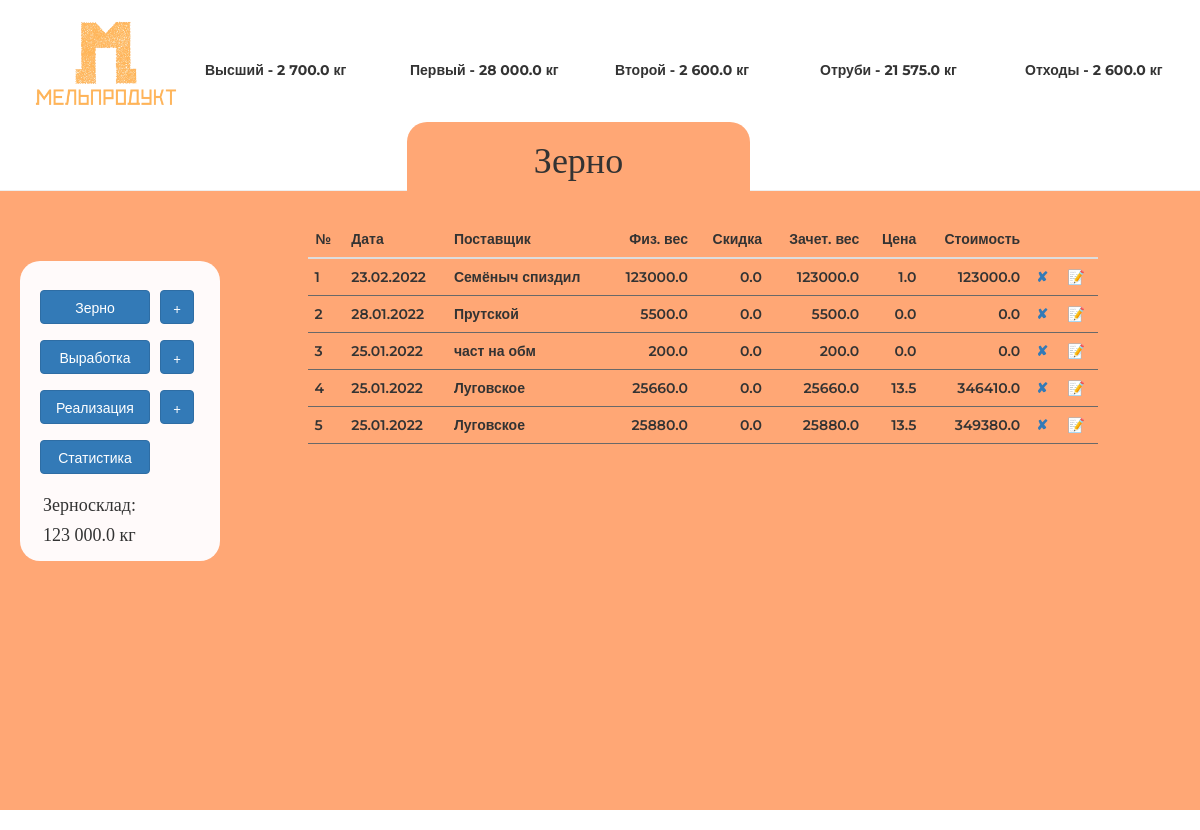
Page /grain on the earlier database version.
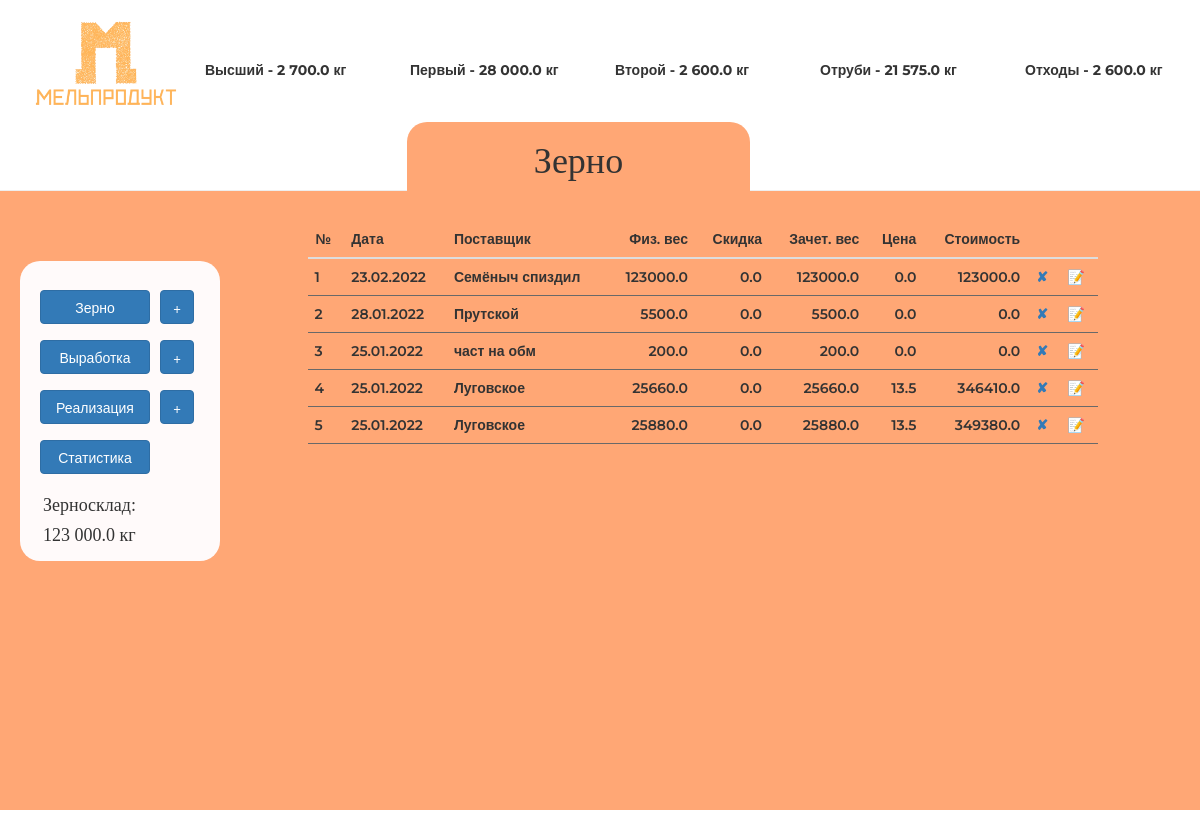
Same page on the later database version.
### main.py (models this page shows)
class Grain(db.Model):
    __tablename__ = "grains"
    id = db.Column(db.Integer, primary_key=True)
    agent = db.Column(db.String(250), nullable=False)
    date = db.Column(db.Date(), nullable=False)
    value = db.Column(db.Float(20), nullable=False)
    discount = db.Column(db.Float(20), nullable=False)
    final_value = db.Column(db.Float(20), nullable=False)
    price = db.Column(db.Float(20), nullable=False)
    cost = db.Column(db.Float(20), nullable=False)

### main.py (the view)
@app.route('/grain', methods=['GET', 'POST'])
def grain():
    stock = Stock.query.filter_by(id=1).first()
    grain_form = AddGrain(discount=0, date=dt.datetime.now())
    table = db.session.query(Grain).filter(Grain.date <= dt.datetime.now(),
                                                 Grain.date >= dt.datetime.now() - dt.timedelta(
                                                     days=30)).order_by(Grain.date).all()
    return render_template('grain.html', title='Зерно', form=grain_form, first='{:,}'.format(stock.first).replace(',', ' '),
                           second='{:,}'.format(stock.second).replace(',', ' '),
                           highest='{:,}'.format(stock.highest).replace(',', ' '),
                           bran='{:,}'.format(stock.bran).replace(',', ' '),
                           waste='{:,}'.format(stock.waste).replace(',', ' '),
                           grain='{:,}'.format(stock.grain).replace(',', ' '), table=reversed(table),
                           button='grain', target='grain', onclick1='onclick=', onclick22='onclick=', onclick3='onclick=',
                           onclick11='onclick=', onclick33='onclick=', bcolor='#ffa775',
                           mright='450px', bimage='/../static/img/FFA775.png'
                           )

### main.py (called while the page is built)
@app.template_filter('jround')
def jround(x):
    y = round(x, 2)
    return y

### templates/grain.html (shortened to what this page needs)
{% extends 'index.html' %}
{% block table %}
{% include "grain-table.html" %}
{% endblock %}

### templates/index.html (shortened to what this page needs)
{% extends 'bootstrap/base.html' %}
{% import "bootstrap/wtf.html" as wtf %}
{% block styles %}
{{super()}}
<link rel="stylesheet" href="{{url_for('static', filename='css/main.css') }}">
{% endblock %}
{% block content %}
<div class="fluid-container x1">
  <div class="row">
    <div class="col-md-2  col-xs-3 logo">
      <img src="{{url_for('static', filename='img/logoclear.png')}}" style="height: 100px; margin-left: 25px; margin-top: 10px">
    </div>
    <div class="store">
    <div class="col-md-2 col-sm-3 col-xs-4 items mont">Высший - {{ highest }} кг</div>
    <div class="col-md-2 col-sm-3 col-xs-4 items mont">Первый - {{ first }} кг</div>
    <div class="col-md-2 col-sm-3 col-xs-4 items mont">Второй - {{ second }} кг</div>
    <div class="col-md-2 col-sm-3 col-xs-4 items mont">Отруби - {{ bran }} кг</div>
    <div class="col-md-2 col-sm-3 col-xs-4 items mont">Отходы - {{ waste }} кг</div>
    </div>
  </div>
 <div class="vkladka" style="right: {{ mright }}; background-color: {{ bcolor }}; border-radius: 20px 20px 0px 0px">
  <h1>{{ title }}</h1>
    </div>
</div>
<div class="content"   style="background-color: {{ bcolor }}; min-height: 80vh" >
<div class="fluid-container">
  <div class="row">
    <div class="col-md-12 col-sm-12">
  </div>
    </div>
  </div>
<div class="fluid-container" style="padding-top: 50px;">
  <div class="row">
    <div class="col-md-3 col-sm-12 btn-container" style="padding-bottom: 50px">
      <div class="btn-back">
       <button type="button" class="btn btn-primary itmbtns gr-butt" data-target="#grain" {{onclick2}}"window.location.href='/grain' ;">
        Зерно
      </button>
      <button  type="button" class="btn btn-primary addbtns grain plus" data-toggle="modal" data-target="#grain" {{onclick22}}"window.location.href='/grain/add' ;">
        +
      </button><br>
      <button type="button" class="btn btn-primary itmbtns pr-butt" data-target="#prod" {{onclick3}}"window.location.href='/prod' ;">
        Выработка
      </button>
      <button  type="button" class="btn btn-primary addbtns prod plus" data-toggle="modal" data-target="#prod" {{onclick33}}"window.location.href='/prod/add' ;">
        +
      </button><br>
      <button  type="button" class="btn btn-primary itmbtns rl-butt" data-target="#real" {{onclick1}}"window.location.href='/real' ;">
        Реализация
      </button>
      <button  type="button" class="btn btn-primary addbtns real plus" data-toggle="modal" data-target="#real" {{onclick11}}"window.location.href='/real/add' ;">
        +
      </button><br>
      <button  type="button" class="btn btn-primary itmbtns st-butt" data-target="#real" onclick="window.location.href='/stat' ;">
        Статистика
      </button>
        <div style="margin-top: 175px; margin-left: 23px"><h4>Зерносклад:</h4><h4> {{ grain }} кг</h4></div>
    </div>
    </div>
    {% block table %}
    {% endblock %}
  </div>
</div>
</div>
{% endblock content %}

### templates/grain-table.html (shortened to what this page needs)
<div class="col-md-8 col-sm-12" >
<table class="table table-hover counter">
        <thead>
          <tr>
            <th scope="col">№</th>
            <th scope="col">Дата</th>
            <th scope="col">Поставщик</th>
            <th scope="col" style="text-align: right; ">Физ. вес</th>
            <th scope="col" style="text-align: right; ">Скидка</th>
            <th scope="col" style="text-align: right; ">Зачет. вес</th>
            <th scope="col" style="text-align: right; ">Цена</th>
            <th scope="col" style="text-align: right; ">Стоимость</th>
            <th scope="col" style="text-align: right; "></th>
            <th scope="col" style="text-align: right; "></th>
          </tr>
        </thead>
        <tbody>
        {% for line in table %}
          <tr>
            <td>{{line.date.strftime('%d.%m.%Y')}}</td>
            <td>{{line.agent}}</td>
            <td class="rghtalgn">{{line.value}}</td>
            <td class="rghtalgn">{{line.discount}}</td>
            <td class="rghtalgn">{{line.final_value | jround()}}</td>
            <td class="rghtalgn">{{line.price}}</td>
            <td  class="rghtalgn">{{line.cost | jround()}}</td>
            <td><a href="#" data-toggle="modal" title="Удалить" data-target="#test" onclick="aTestFunction({{line.id}}, {{line.value}})">✘</a></td>
            <td><a href="{{url_for('grain_edit', item_id=line.id)}}" type="button" title="Редактировать">📝</a></td>
          </tr>
        {% endfor %}
        </tbody>
      </table>
<div class="col-md-8 col-sm-12" >
        </div>

### static/css/main.css (style rules this page uses)
body { margin-top: -20px; }
h1, h3, h4 { font-family: 'Merriweather', serif; }
.mont { font-family: 'Montserrat', sans-serif; font-weight: bold; }
.store { margin-top: 60px }
.x1 { padding-top: 20px; height: 210px; position: fixed; background-color: white; z-index: 1; width: 100vw; }
td, tr, th { font-family: 'Montserrat', sans-serif; font-weight: 600; }
.vkladka { width: 343px; display: inline-block; text-align: right; position: absolute; top: 142px; text-align: center; }
.content { position: relative; top: 190px }
.items { padding-bottom: 15px }
.itmbtns { margin-top: 20px; margin-left: 30px; width: 110px; position: fixed; left: 10px }
.addbtns { margin-top: 20px; margin-left: 10px; position: fixed; left: 150px; }
.gr-butt { top: 270px }
.pr-butt { top: 320px }
.rl-butt { top: 370px }
.st-butt { top: 420px; }
.grain { top: 270px; }
.prod { top: 320px }
.real { top: 370px }
.rghtalgn { text-align: right; }
.counter { counter-reset: schet; }
.counter tbody tr { counter-increment: schet; }
.counter td, .counter tr:before { padding: .1em .5em; border-bottom: 1px solid DimGray; }
.counter tbody tr:before { content: counter(schet); display: table-cell; vertical-align: middle; }
.btn-back { background-color: snow; border-radius: 20px; height: 300px; width: 200px; margin-top: 40px; margin-left: 20px; position: fixed; }

Differences in the rows shown:
changed Grain "Семёныч спиздил": price "1.0" → "0.0"
